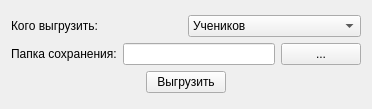
<?xml version="1.0" encoding="UTF-8"?>
<ui version="4.0">
 <class>Form</class>
 <widget class="QWidget" name="Form">
  <property name="geometry">
   <rect>
    <x>0</x>
    <y>0</y>
    <width>372</width>
    <height>109</height>
   </rect>
  </property>
  <property name="windowTitle">
   <string>Выгрузчик базы данных</string>
  </property>
  <layout class="QGridLayout" name="gridLayout">
   <item row="0" column="0">
    <layout class="QVBoxLayout" name="verticalLayout">
     <item>
      <layout class="QHBoxLayout" name="horizontalLayout">
       <item>
        <widget class="QLabel" name="label">
         <property name="text">
          <string>Кого выгрузить:</string>
         </property>
        </widget>
       </item>
       <item>
        <widget class="QComboBox" name="comboBox">
         <item>
          <property name="text">
           <string>Учеников</string>
          </property>
         </item>
         <item>
          <property name="text">
           <string>Родителей учеников</string>
          </property>
         </item>
         <item>
          <property name="text">
           <string>Учеников и их родителей</string>
          </property>
         </item>
        </widget>
       </item>
      </layout>
     </item>
     <item>
      <layout class="QHBoxLayout" name="horizontalLayout_2">
       <item>
        <widget class="QLabel" name="label_2">
         <property name="text">
          <string>Папка сохранения:</string>
         </property>
        </widget>
       </item>
       <item>
        <widget class="QLineEdit" name="lineEdit"/>
       </item>
       <item>
        <widget class="QPushButton" name="pushButton_2">
         <property name="text">
          <string>...</string>
         </property>
        </widget>
       </item>
      </layout>
     </item>
     <item>
      <layout class="QHBoxLayout" name="horizontalLayout_3">
       <item>
        <spacer name="horizontalSpacer_2">
         <property name="orientation">
          <enum>Qt::Horizontal</enum>
         </property>
         <property name="sizeHint" stdset="0">
          <size>
           <width>40</width>
           <height>20</height>
          </size>
         </property>
        </spacer>
       </item>
       <item>
        <widget class="QPushButton" name="pushButton">
         <property name="text">
          <string>Выгрузить</string>
         </property>
        </widget>
       </item>
       <item>
        <spacer name="horizontalSpacer">
         <property name="orientation">
          <enum>Qt::Horizontal</enum>
         </property>
         <property name="sizeHint" stdset="0">
          <size>
           <width>40</width>
           <height>20</height>
          </size>
         </property>
        </spacer>
       </item>
      </layout>
     </item>
    </layout>
   </item>
  </layout>
 </widget>
 <resources/>
 <connections/>
</ui>
